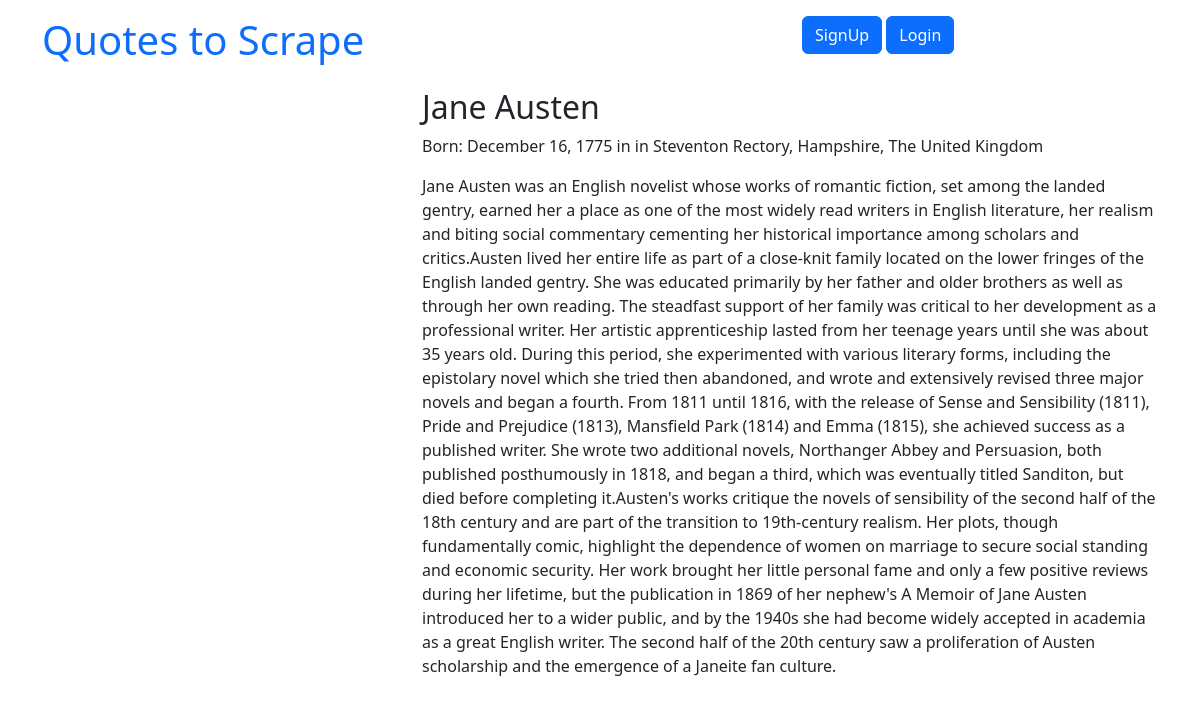
Page /author/1/ on the committed database.
### quotes/models.py (models this page shows, shortened)
class Author(models.Model):
    fullname = models.CharField(max_length=50)
    born_date = models.CharField(max_length=50)
    born_location = models.CharField(max_length=150)
    description = models.TextField()
    created_at = models.DateTimeField(auto_now_add=True)

### quotes/views.py (the view)
# urls.py: path('author/<int:author_id>/', author_detail, name='author'),
def author_detail(request, author_id):
    author = get_object_or_404(Author, pk=author_id)
    return render(request, 'quotes/author_detail.html', {'author': author})

### quotes/templates/quotes/author_detail.html
{% extends 'quotes/base.html' %}
{% block content %}
  <h2>{{ author.fullname }}</h2>
  <p>Born: {{ author.born_date }} in {{ author.born_location }}</p>
  <p>{{ author.description }}</p>
{% endblock %}

### quotes/templates/quotes/base.html (shortened to what this page needs)
<!doctype html>
<html lang="en">
<head>
    <link href="https://cdn.jsdelivr.net/npm/bootstrap@5.3.0-alpha3/dist/css/bootstrap.min.css" rel="stylesheet"
>
    {% load static %}
    <link rel="stylesheet" href="{% static 'quotes/style.css' %}">
</head>
<body>
<div class="container">
    <div class="row header-box pt-3 mb-3">
        <div class="col-md-8">
            <h1>
                <a href="/" style="text-decoration: none">Quotes to Scrape</a>
            </h1>
        </div>
        <div class="col-md-4">
            <p>
                {% if user.is_authenticated %}
                    <form method="post" action="{% url 'users:logout' %}">
                        {% csrf_token %}
                        <button type="submit" class="btn btn-primary">Logout</button>
                    </form>
                    <a href="{% url 'quotes:add_author' %}" class="btn btn-primary">Add New Author</a>
                    <a href="{% url 'quotes:add_quote' %}" class="btn btn-primary">Add New Quote</a>
                {% else %}
                    <a href="{% url 'users:register' %}" class="btn btn-primary">SignUp</a>
                    <a href="{% url 'users:login' %}" class="btn btn-primary">Login</a>
                {% endif %}
            </p>
        </div>
    </div>
    <div class="row">
        <div class="col-md-4">
        </div>
        <div class="col-md-8">
            {% block content %}
            {% endblock %}
        </div>
    </div>
</div>
</body>
</html>

### rows in the picture
Author: fullname "Jane Austen", born_date "December 16, 1775", born_location "in Steventon Rectory, Hampshire, The United Kingdom", description "Jane Austen was an English novelist whose works of romantic fiction, set among the landed gentry, earned her a place as one of the most widely read writers in English literature, her realism and biting social commentary cementing her historical importance among scholars and critics.Austen lived her entire life as part of a close-knit family located on the lower fringes of the English landed gentry. She was educated primarily by her father and older brothers as well as through her own reading. The steadfast support of her family was critical to her development as a professional writer. Her artistic apprenticeship lasted from her teenage years until she was about 35 years old. During this…"
